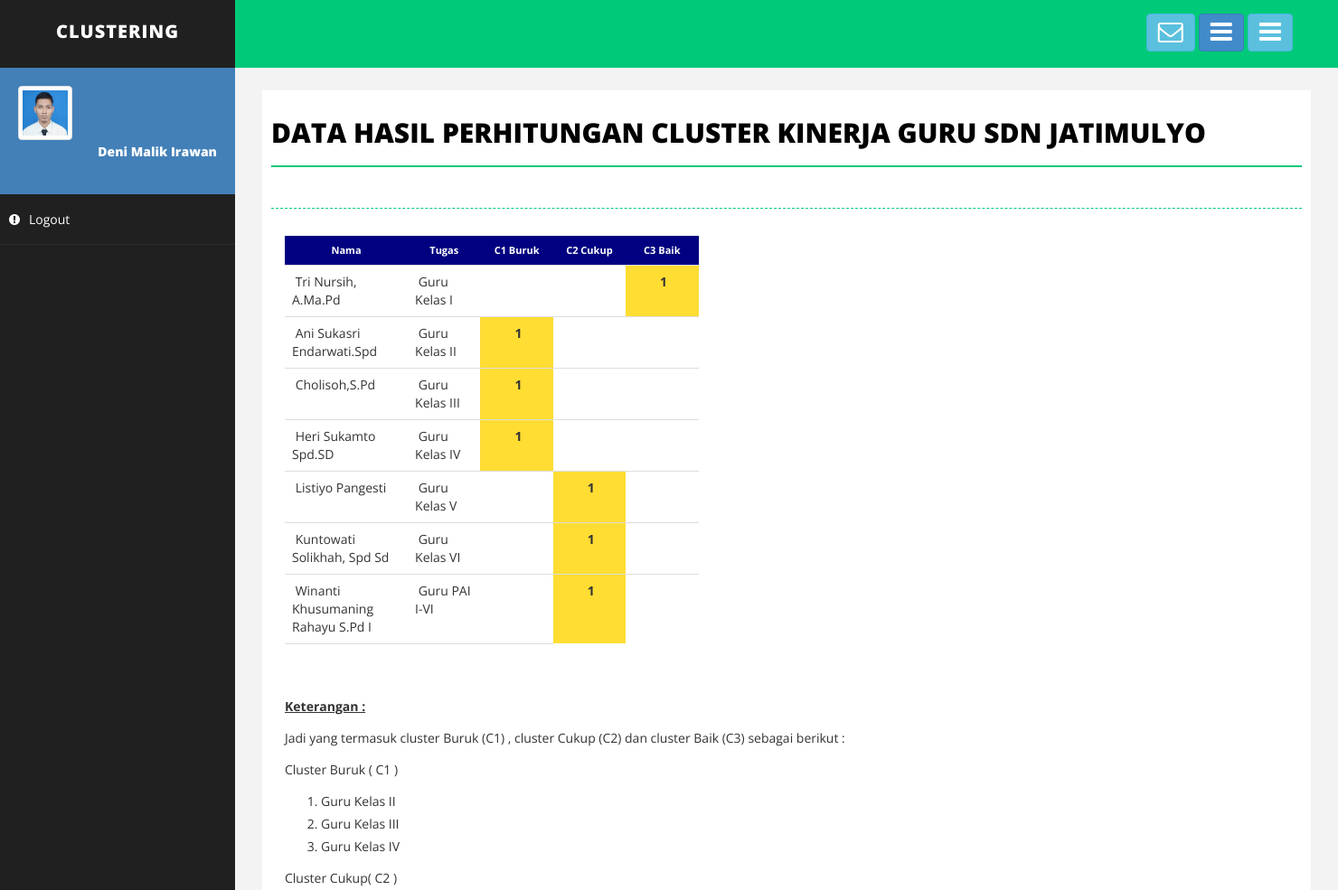
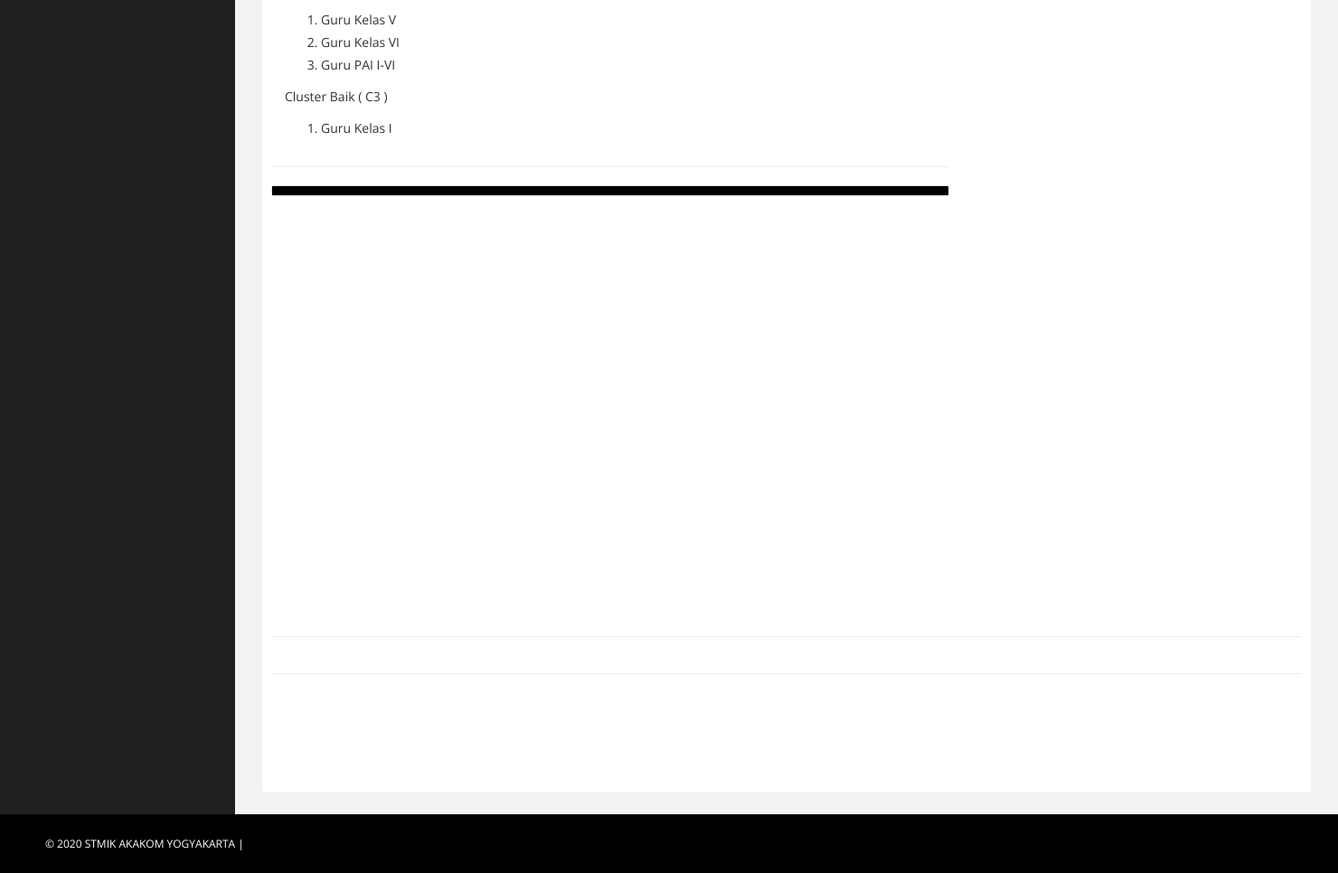
The page /chart.php on the database its author committed (2 pictures, top to bottom).
### tables this page shows
CREATE TABLE `iterasi` (
  `ID` int(11) NOT NULL,
  `Cluster` int(11) NOT NULL,
  `ID_data` int(11) NOT NULL,
  `c1` float NOT NULL,
  `c2` float NOT NULL,
  `min` char(2) NOT NULL,
  `c3` float NOT NULL
);

CREATE TABLE `data` (
  `ID` int(11) NOT NULL,
  `Nama` varchar(100) NOT NULL,
  `Pangkat` varchar(11) NOT NULL,
  `Tugas` varchar(25) NOT NULL,
  `Mapel` varchar(50) NOT NULL,
  `v1` float NOT NULL,
  `v2` float NOT NULL,
  `v3` float NOT NULL,
  `v4` float NOT NULL
);

### chart.php (the view, shortened to what this page needs)
<!DOCTYPE html>
<html xmlns="http://www.w3.org/1999/xhtml">
<head>
    <link href="assets/css/bootstrap.css" rel="stylesheet" />
    <link href="assets/css/font-awesome.css" rel="stylesheet" />
    <link href="assets/css/basic.css" rel="stylesheet" />
    <link href="assets/css/custom.css" rel="stylesheet" />
</head>
<body>
    <div id="wrapper">
        <nav class="navbar navbar-default navbar-cls-top " role="navigation" style="margin-bottom: 0">
            <div class="navbar-header">
                <a class="navbar-brand" href="">Clustering</a>
            </div>
            <div class="header-right">
                <a href="gambar.php" class="btn btn-info" title="Gambar"><b> </b><i class="fa fa-envelope-o fa-2x"></i></a>
                <a href="kalender.php" class="btn btn-primary" title="Calendar"><b></b><i class="fa fa-bars fa-2x"></i></a>
                <a href="video.php" class="btn btn-info" title="Video"><i class="fa fa-bars fa-2x"></i></a>
            </div>
        </nav>
<?php
include"menu.php";
?>
<head>
</head>
        <div id="page-wrapper">
          <div id="page-inner">
                <div class="row">
                    <div class="col-md-12">
                        <h1 class="page-head-line">Data Hasil Perhitungan Cluster Kinerja Guru SDN Jatimulyo</h1>
                      <h1 class="page-subhead-line"></h1>
                    </div>
                </div>
</head>
<?php
include_once("connect.php");
	$sql1 = "SELECT MAX(Cluster)AS hasil FROM iterasi";
	$result1 = $conn->query($sql1);
	$row1 = $result1->fetch_assoc();
	$sql3 = "SELECT iterasi.*,`data`.Nama, Tugas  FROM iterasi LEFT JOIN `data` ON `data`.ID = iterasi.ID_data WHERE Cluster = '$row1[hasil]'";
	$result3 = $conn->query($sql3);
?>
		<div class="container">
            <div class="row">
				<div class="col-md-5">
					<table style="margin-left: auto; margin-right: auto;" class="table table-hover">
						<thead>
							<tr style="height: 25px; background-color: #000080; font-size: 11px;" bgcolor="#000099">
								<td style="width: 65px; text-align: center;"><strong><span style="color: #ffffff;">Nama</span></strong></td>
								<td style="width: 65px; text-align: center;"><strong><span style="color: #ffffff;">Tugas</span></strong></td>
								<td style="width: 65px; text-align: center;"><strong><span style="color: #ffffff;">C1 Buruk</span></strong></td>
								<td style="width: 65px; text-align: center;"><strong><span style="color: #ffffff;">C2 Cukup</span></strong></td>
								<td style="width: 65px; text-align: center;"><strong><span style="color: #ffffff;">C3 Baik</span></strong></td>
							</tr>
						</thead>
						<tbody>
<?php
	if ($result3->num_rows > 0) {
		while($row3 = $result3->fetch_assoc()) {
?>
							<tr style="height: 15px;">
								<td style="text-align: left;">&nbsp;<?php echo $row3['Nama'];?></td>
								<td style="text-align: left;">&nbsp;<?php echo $row3['Tugas'];?></td>
								<td style="text-align: center; <?php if($row3['min']=='c1') echo 'background-color: #ffdd33;';?>">&nbsp;<strong><?php if($row3['min']=='c1') echo '1';?></strong></td>
								<td style="text-align: center; <?php if($row3['min']=='c2') echo 'background-color: #ffdd33;';?>">&nbsp;<strong><?php if($row3['min']=='c2') echo '1';?></strong></td>
								<td style="text-align: center; <?php if($row3['min']=='c3') echo 'background-color: #ffdd33;';?>">&nbsp;<strong><?php if($row3['min']=='c3') echo '1';?></strong></td>
							</tr>
<?php
		}
	}
	mysqli_data_seek($result3,0);
?>
						</tbody>
						<tfoot>
							<tr style="height: 25px;">
								<td style="text-align: left;"><strong>&nbsp;</strong></td>
								<td style="text-align: right;"><strong>&nbsp;</strong></td>
								<td style="text-align: right;"><strong>&nbsp;</strong></td>
							</tr>
						</tfoot>
					</table>
				</div>
				 <div class="col-md-12">
					<p><strong style="text-decoration: underline;">Keterangan :</strong></p>
					<p>Jadi  yang termasuk cluster Buruk (C1) , cluster Cukup (C2) dan  cluster Baik (C3) sebagai berikut :</p>
					<p>Cluster Buruk ( C1 )</p>
						<ol>
<?php
	if ($result3->num_rows > 0) {
		while($row3 = $result3->fetch_assoc()) {
			if($row3['min']=='c1'){
?>
							<li><?php echo $row3['Tugas'];?></li>
<?php
			}
		}
	}
	mysqli_data_seek($result3,0);
?>
						</ol>
					<p>Cluster Cukup( C2 )</p>
					<p>
						<ol>
<?php
	if ($result3->num_rows > 0) {
		while($row3 = $result3->fetch_assoc()) {
			if($row3['min']=='c2'){
?>
							<li><?php echo $row3['Tugas'];?></li>
<?php
			}
		}
	}
	mysqli_data_seek($result3,0);
?>
						</ol>
					</p>
					<p>Cluster Baik ( C3 )</p>
					<p>
						<ol>
<?php
	if ($result3->num_rows > 0) {
		while($row3 = $result3->fetch_assoc()) {
			if($row3['min']=='c3'){
?>
							<li><?php echo $row3['Tugas'];?></li>
<?php
			}
		}
	}
?>
						</ol>
					</p>
				 </div>
            </div>
        </div>
</body>
</html>
            <div class="row">
              <div class="col-md-8">
                        <hr />
                        <div class="panel panel-default">
                            <div id="carousel-example" class="carousel slide" data-ride="carousel" style="border: 5px solid #000;">
                                <ol class="carousel-indicators">
                                    <li data-target="#carousel-example" data-slide-to="0" class="active"></li>
                                    <li data-target="#carousel-example" data-slide-to="1"></li>
                                    <li data-target="#carousel-example" data-slide-to="2"></li>
                                </ol>
                            </div>
                        </div>
                </div>
                </div>
            <div class="row">
              <div class="col-md-8">
                        <br />
                        <div class="embed-responsive embed-responsive-16by9">
                          <p>&nbsp;</p>
                          <p>&nbsp;</p>
                        </div>
                </div>
                </div>
                <hr />
                <hr />
                <div class="row" style="padding-bottom: 100px; `"></div>
    <div id="footer-sec">
        &copy; 2020 STMIK AKAKOM YOGYAKARTA |
    </div>
</body>
</html>

### menu.php (shortened to what this page needs)
		<nav class="navbar-default navbar-side" role="navigation">
            <div class="sidebar-collapse">
                <ul class="nav" id="main-menu">
                    <li>
                        <div class="user-img-div">
                            <img src="assets/img/deni.jpg" class="img-thumbnail" />
                            <div class="inner-text">
                                Deni Malik Irawan
                            <br />
                            </div>
                        </div>
                    </li>
<head>
</head>
					 <li>
                        <a href="logout.php"><i class="fa fa-exclamation-circle "></i>Logout</a>
                    </li>
            </div>
        </nav>

### assets/css/basic.css (style rules this page uses)
body { font-family: 'Open Sans', sans-serif; line-height:25px; }
#wrapper { width: 100%; background: #202020; }
#page-wrapper { padding: 15px 15px; min-height: 600px; background: #F3F3F3; }
#page-inner { width: 100%; margin: 10px 20px 10px 0px; background-color: #fff!important; padding: 10px; min-height: 1200px; }
.page-head-line { font-size: 30px; text-transform: uppercase; color: #000; font-weight: 800; padding-bottom: 20px; border-bottom: 2px solid #00CA79; margin-bottom: 10px; }
.page-subhead-line { font-size: 14px; padding-top: 5px; padding-bottom: 20px; font-style:italic; margin-bottom:30px; border-bottom:1px dashed #00CA79; }
.navbar-cls-top .navbar-brand { color: #fff; background: #202020; width: 260px; text-align: center; height: 75px; font-size: 20px; letter-spacing: 1px; font-weight: 900; padding-top: 25px; text-transform:uppercase; }
.header-right { color: #fff; padding: 15px 50px 5px 50px; float: right; font-size: 16px; }
.user-img-div { min-height: 140px; padding: 20px; background-color: #4380B8; }
.user-img-div img { max-height: 60px; }
.user-img-div .inner-text { text-align: right; position: relative; color: #fff; font-weight: 800; line-height: 25px; }
.sidebar-collapse, .sidebar-collapse .nav { background: none; }
.sidebar-collapse .nav { padding: 0; }
.sidebar-collapse .nav > li > a { color: #fff; background: #202020; text-shadow: none; padding: 15px 40px; border-bottom: 1px solid #2F2E31; }
.sidebar-collapse > .nav > li > a { padding: 15px 10px; }
.navbar-side { border: none; background-color: #202020; }
.navbar-cls-top { background: #00CA79; border-bottom: none; }
.navbar-default { border: 0px solid black; }
.navbar-header { background: #000000; }
.nav > li > a > i { margin-right: 10px; }
#footer-sec { background-color:#000; padding:20px 50px; color:#fff; font-size:12px; }
@media (min-width:768px) { #page-wrapper { margin: 0 0 0 260px; padding: 15px 30px; min-height: 1200px; } }
@media (min-width:768px) { .navbar-side { z-index: 1; position: absolute; width: 260px; } }
@media (min-width:768px) { .navbar { border-radius: 0px; } }

### rows shown on the page
iterasi: ID_data.Nama "Tri Nursih, A.Ma.Pd", ID_data.Tugas "Guru Kelas I", min "1"
iterasi: ID_data.Nama "Ani Sukasri Endarwati.Spd", ID_data.Tugas "Guru Kelas II", min "1"
iterasi: ID_data.Nama "Cholisoh,S.Pd", ID_data.Tugas "Guru Kelas III", min "1"
iterasi: ID_data.Nama "Heri Sukamto Spd.SD", ID_data.Tugas "Guru Kelas IV", min "1"
iterasi: ID_data.Nama "Listiyo Pangesti", ID_data.Tugas "Guru Kelas V", min "1"
iterasi: ID_data.Nama "Kuntowati Solikhah, Spd Sd", ID_data.Tugas "Guru Kelas VI", min "1"
iterasi: ID_data.Nama "Winanti Khusumaning Rahayu S.Pd I", ID_data.Tugas "Guru PAI I-VI", min "1"
